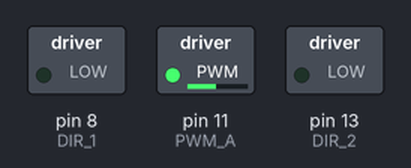
This sketch was run on a simulated Arduino Uno, built with avr-gcc and run on an emulated ATmega328P. On the bench: switched loads named in the sketch (green lamp = pin HIGH). What the sketch prints to the serial monitor is not drawn.

Above: at 0.1 s.
At 2.1 s:
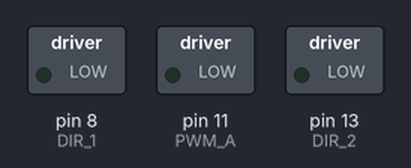
Timing chart, 0 to 3.6 s (numbered marks = the images above):
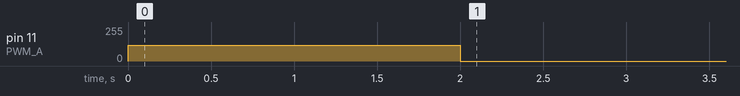

The sketch:

UnsqueezeOneSec.ino
```cpp
// To use it, open serial monitor and type a distance in, inputs can be "2","10", "-33" etc.


//Used Pins
const int encoder0PinA = 18; //Channel A of the encoder
const int encoder0PinB = 19; //Channel B of the encoder
const int PWM_A = 11;  //PWM for signal control
const int DIR_1 = 8;  //Direction Control
const int DIR_2 = 13;  //Direction control
const int PressureSensor = 62;  // Analog input from pressure sensor

//For debouncing
unsigned long A_last_button_time = 0;
unsigned long A_button_time = 0;
int Debounce_time = 0; // Time between trips of encoder are allowed in microsecounds

int A_count = 0; //Position with Respect to srart
int saved_A = 6666;

int motor_pwm = 120; // How much power to move, 0-255 range


void setup() {
  pinMode(PWM_A, OUTPUT);
  pinMode(DIR_1, OUTPUT);
  pinMode(DIR_2, OUTPUT);

  // initialize serial communication at 9600 bits per second:
  Serial.begin(115200);
  Serial.println("Let's Go");
  analogWrite(PWM_A, motor_pwm);
  digitalWrite(DIR_1, LOW);
  digitalWrite(DIR_2, LOW);

  delay(2000);

  analogWrite(PWM_A, 0);

}

void loop() {
  Serial.println("Loop for ever");

}
```
